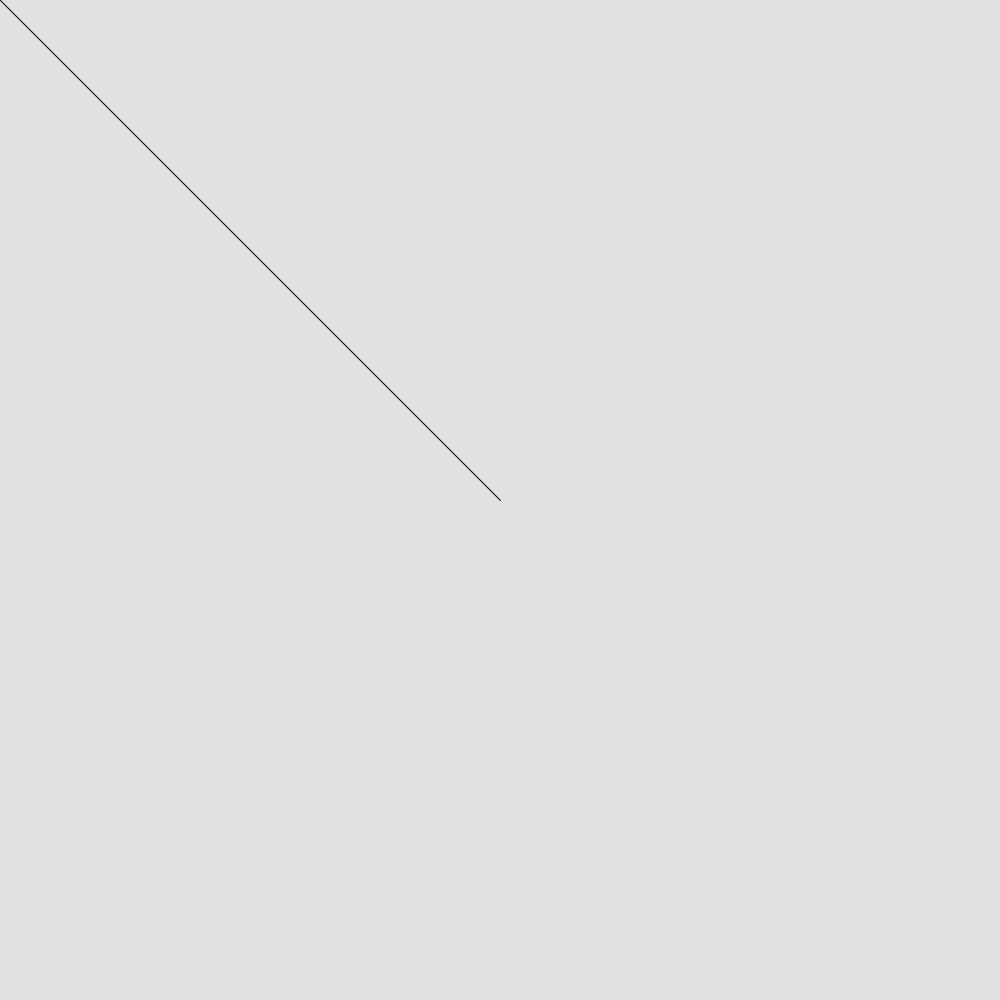
Frame 1 (no input)
Frame 60 (the mouse pressed at the canvas centre just before this capture): identical to frame 1, image omitted
Frame 120 (the mouse held since frame 60 and released just before this capture): blank canvas, image omitted

The Processing sketch that drew this single still picture (run headless with seeded random() and noise(); from frame 60 on, the mouse is pressed at the canvas centre):

// Processing sketch: LineVector
// ── LineVector.pde
void setup()
{
size (1000,1000);

}

void draw()
{
  background(225);
  line(width/2,height/2,mouseX,mouseY);
}
